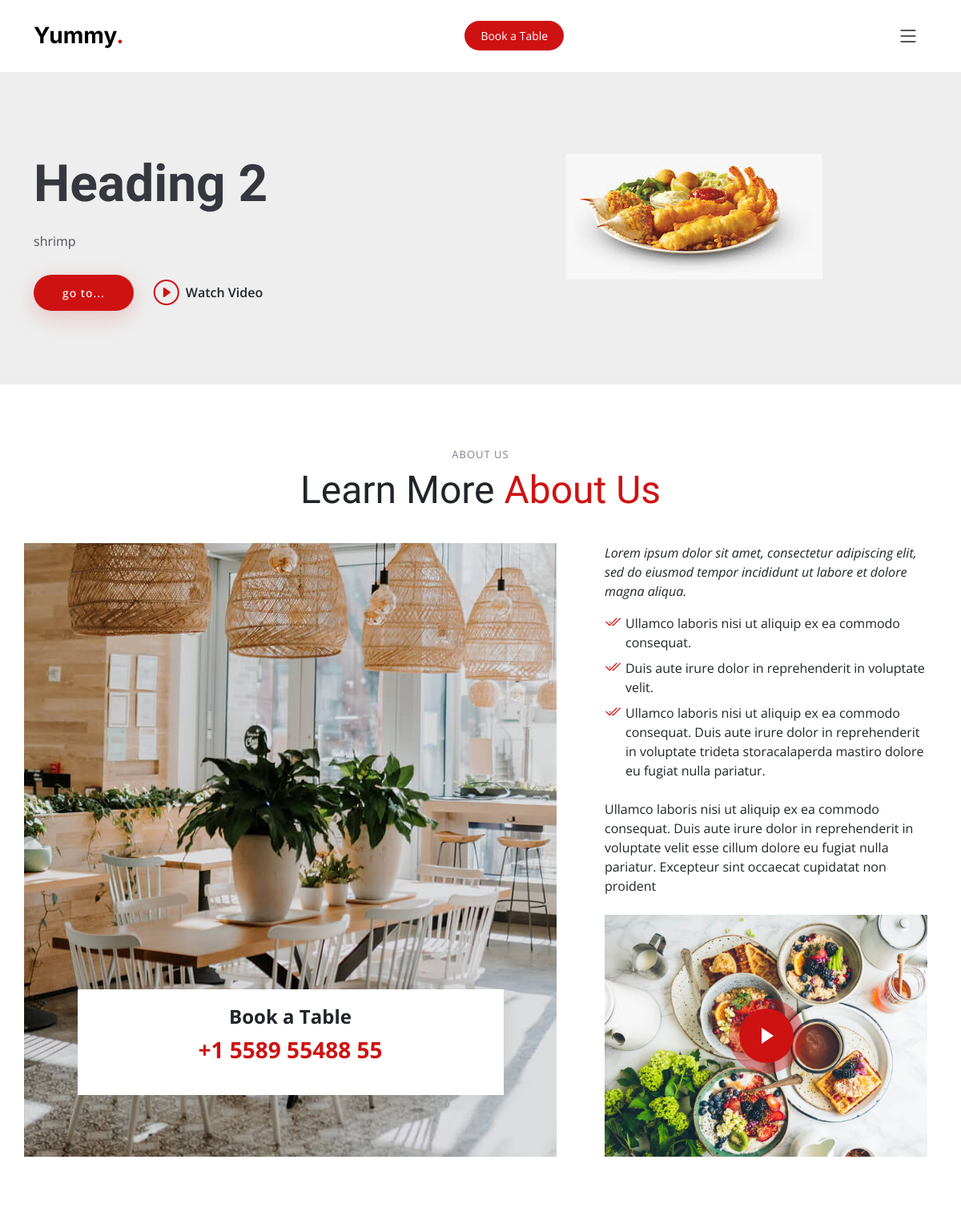
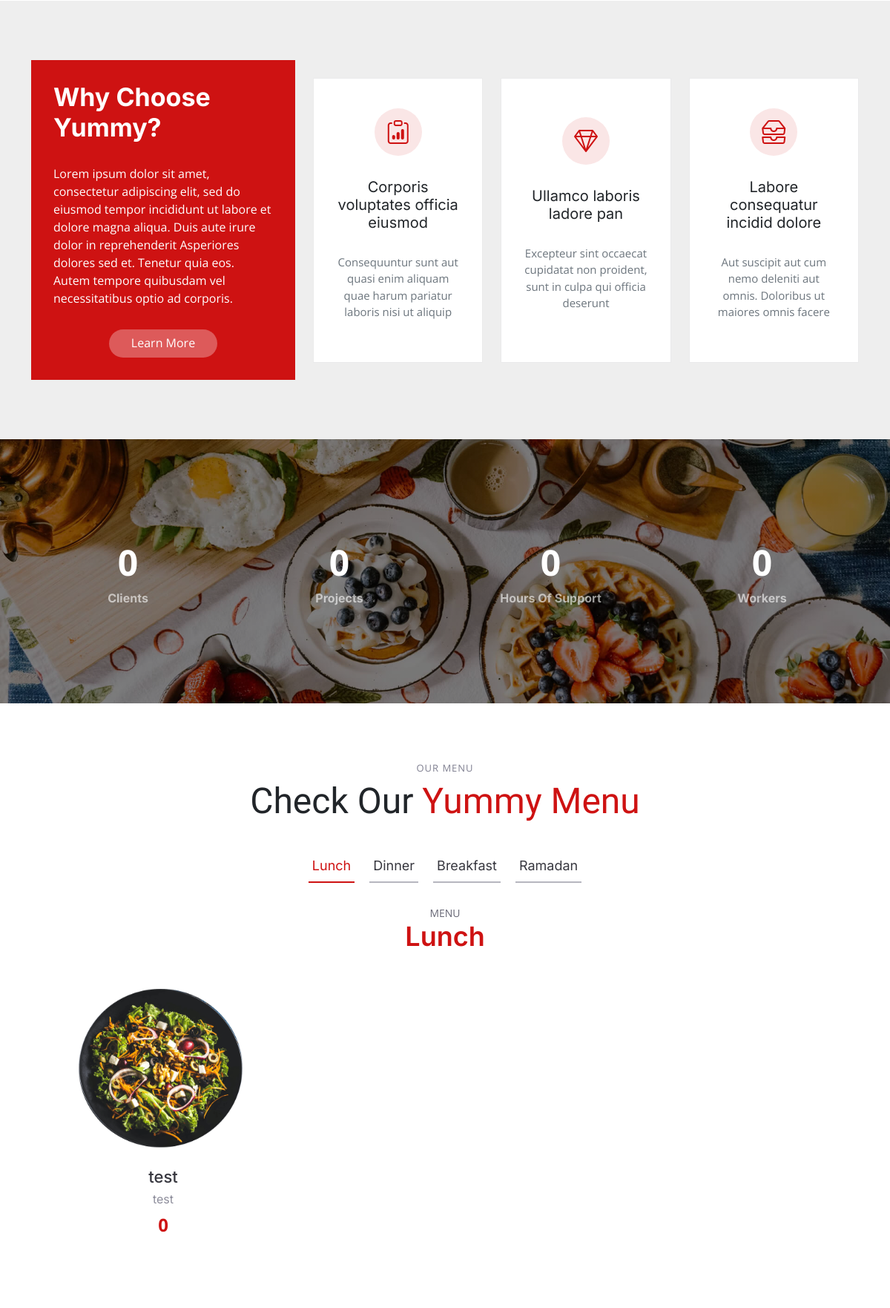
The page / (upper part) on the database its author committed (2 pictures, top to bottom).
### tables this page shows
CREATE TABLE `banners` (
  `id` int(11) NOT NULL,
  `heading` varchar(255) NOT NULL,
  `details` mediumtext DEFAULT NULL,
  `button_title` varchar(255) DEFAULT NULL,
  `button_url` varchar(255) DEFAULT NULL,
  `video_url` varchar(255) DEFAULT NULL,
  `featured_img` varchar(255) NOT NULL,
  `status` tinyint(1) NOT NULL DEFAULT 0
);

CREATE TABLE `categories` (
  `id` int(11) NOT NULL,
  `category_title` varchar(100) NOT NULL,
  `status` tinyint(1) NOT NULL DEFAULT 1
);

CREATE TABLE `foods` (
  `id` int(11) NOT NULL,
  `category` varchar(255) NOT NULL,
  `title` varchar(100) NOT NULL,
  `detail` mediumtext NOT NULL,
  `price` float NOT NULL,
  `food_img` varchar(255) NOT NULL,
  `status` tinyint(1) NOT NULL DEFAULT 1
);

### index.php (the view, shortened to what this page needs)
<?php
  include_once "./layout/header.php";
  include "./database/env.php";
  $banner = "SELECT * FROM banners WHERE status = 1";
  $res = mysqli_query($db_connect,$banner);
  $fetch = mysqli_fetch_assoc($res);
$category_query = "SELECT * FROM categories WHERE status=true";
$category_res = mysqli_query($db_connect,$category_query);
$categories = mysqli_fetch_all($category_res,1);
$food_query = "SELECT * FROM foods WHERE status=true";
$food_res = mysqli_query($db_connect,$food_query);
$foods = mysqli_fetch_all($food_res,1);
?>
  <section id="hero" class="hero d-flex align-items-center section-bg">
      <div class="container">
        <div class="row justify-content-between gy-5">
          <div class="col-lg-5 order-2 order-lg-1 d-flex flex-column justify-content-center align-items-center align-items-lg-start text-center text-lg-start">
            <h2 data-aos="fade-up"><?= $fetch['heading'] ?></h2>
            <p data-aos="fade-up" data-aos-delay="100"><?= $fetch['details'] ?></p>
            <div class="d-flex" data-aos="fade-up" data-aos-delay="200">
              <a href="#book-a-table" class="btn-book-a-table"><?= $fetch['button_title'] ?></a>
              <a href="<?= $fetch['video_url'] ?>" class="glightbox btn-watch-video d-flex align-items-center"><i class="bi bi-play-circle"></i><span>Watch Video</span></a>
            </div>
          </div>
          <div class="col-lg-5 order-1 order-lg-2 text-center text-lg-start">
            <img src="./controller/banners/uploads/<?=$fetch['featured_img'] ?>" class="img-fluid" alt="" data-aos="zoom-out" data-aos-delay="300">
          </div>
        </div>
      </div>
    </section>
  <main id="main">
    <section id="about" class="about">
      <div class="container" data-aos="fade-up">
        <div class="section-header">
          <h2>About Us</h2>
          <p>Learn More <span>About Us</span></p>
        </div>
        <div class="row gy-4">
          <div class="col-lg-7 position-relative about-img" style="background-image: url(assets/img/about.jpg) ;" data-aos="fade-up" data-aos-delay="150">
            <div class="call-us position-absolute">
              <h4>Book a Table</h4>
              <p>+1 5589 55488 55</p>
            </div>
          </div>
          <div class="col-lg-5 d-flex align-items-end" data-aos="fade-up" data-aos-delay="300">
            <div class="content ps-0 ps-lg-5">
              <p class="fst-italic">
                Lorem ipsum dolor sit amet, consectetur adipiscing elit, sed do eiusmod tempor incididunt ut labore et dolore
                magna aliqua.
              </p>
              <ul>
                <li><i class="bi bi-check2-all"></i> Ullamco laboris nisi ut aliquip ex ea commodo consequat.</li>
                <li><i class="bi bi-check2-all"></i> Duis aute irure dolor in reprehenderit in voluptate velit.</li>
                <li><i class="bi bi-check2-all"></i> Ullamco laboris nisi ut aliquip ex ea commodo consequat. Duis aute irure dolor in reprehenderit in voluptate trideta storacalaperda mastiro dolore eu fugiat nulla pariatur.</li>
              </ul>
              <p>
                Ullamco laboris nisi ut aliquip ex ea commodo consequat. Duis aute irure dolor in reprehenderit in voluptate
                velit esse cillum dolore eu fugiat nulla pariatur. Excepteur sint occaecat cupidatat non proident
              </p>
              <div class="position-relative mt-4">
                <img src="assets/img/about-2.jpg" class="img-fluid" alt="">
                <a href="https://www.youtube.com/watch?v=LXb3EKWsInQ" class="glightbox play-btn"></a>
              </div>
            </div>
          </div>
        </div>
      </div>
    </section>
    <section id="why-us" class="why-us section-bg">
      <div class="container" data-aos="fade-up">
        <div class="row gy-4">
          <div class="col-lg-4" data-aos="fade-up" data-aos-delay="100">
            <div class="why-box">
              <h3>Why Choose Yummy?</h3>
              <p>
                Lorem ipsum dolor sit amet, consectetur adipiscing elit, sed do eiusmod tempor incididunt ut labore et dolore magna aliqua. Duis aute irure dolor in reprehenderit
                Asperiores dolores sed et. Tenetur quia eos. Autem tempore quibusdam vel necessitatibus optio ad corporis.
              </p>
              <div class="text-center">
                <a href="#" class="more-btn">Learn More <i class="bx bx-chevron-right"></i></a>
              </div>
            </div>
          </div>
          <div class="col-lg-8 d-flex align-items-center">
            <div class="row gy-4">
              <div class="col-xl-4" data-aos="fade-up" data-aos-delay="200">
                <div class="icon-box d-flex flex-column justify-content-center align-items-center">
                  <i class="bi bi-clipboard-data"></i>
                  <h4>Corporis voluptates officia eiusmod</h4>
                  <p>Consequuntur sunt aut quasi enim aliquam quae harum pariatur laboris nisi ut aliquip</p>
                </div>
              </div>
              <div class="col-xl-4" data-aos="fade-up" data-aos-delay="300">
                <div class="icon-box d-flex flex-column justify-content-center align-items-center">
                  <i class="bi bi-gem"></i>
                  <h4>Ullamco laboris ladore pan</h4>
                  <p>Excepteur sint occaecat cupidatat non proident, sunt in culpa qui officia deserunt</p>
                </div>
              </div>
              <div class="col-xl-4" data-aos="fade-up" data-aos-delay="400">
                <div class="icon-box d-flex flex-column justify-content-center align-items-center">
                  <i class="bi bi-inboxes"></i>
                  <h4>Labore consequatur incidid dolore</h4>
                  <p>Aut suscipit aut cum nemo deleniti aut omnis. Doloribus ut maiores omnis facere</p>
                </div>
              </div>
            </div>
          </div>
        </div>
      </div>
    </section>
    <section id="stats-counter" class="stats-counter">
      <div class="container" data-aos="zoom-out">
        <div class="row gy-4">
          <div class="col-lg-3 col-md-6">
            <div class="stats-item text-center w-100 h-100">
              <span data-purecounter-start="0" data-purecounter-end="232" data-purecounter-duration="1" class="purecounter"></span>
              <p>Clients</p>
            </div>
          </div>
          <div class="col-lg-3 col-md-6">
            <div class="stats-item text-center w-100 h-100">
              <span data-purecounter-start="0" data-purecounter-end="521" data-purecounter-duration="1" class="purecounter"></span>
              <p>Projects</p>
            </div>
          </div>
          <div class="col-lg-3 col-md-6">
            <div class="stats-item text-center w-100 h-100">
              <span data-purecounter-start="0" data-purecounter-end="1453" data-purecounter-duration="1" class="purecounter"></span>
              <p>Hours Of Support</p>
            </div>
          </div>
          <div class="col-lg-3 col-md-6">
            <div class="stats-item text-center w-100 h-100">
              <span data-purecounter-start="0" data-purecounter-end="32" data-purecounter-duration="1" class="purecounter"></span>
              <p>Workers</p>
            </div>
          </div>
        </div>
      </div>
    </section>
    <section id="menu" class="menu">
      <div class="container" data-aos="fade-up">
        <div class="section-header">
          <h2>Our Menu</h2>
          <p>Check Our <span>Yummy Menu</span></p>
        </div>
        <ul class="nav nav-tabs d-flex justify-content-center" data-aos="fade-up" data-aos-delay="200">
        <?php
        foreach($categories as $key=>$category){?>
        <li class="nav-item">
            <a class="nav-link <?=$key == 0 ? "active show" : ""?>" data-bs-toggle="tab" data-bs-target="#menu-<?= $category['category_title'] ?>">
              <h4><?= ucwords($category['category_title']) ?></h4>
            </a>
          </li>
        <?php }
        ?>
        </ul>
        <div class="tab-content" data-aos="fade-up" data-aos-delay="300">
        <?php
        foreach($categories as $key=>$category){?>
          <div class="tab-pane fade <?=$key == 0 ? "active show" : ""?>" id="menu-<?= $category['category_title'] ?>">
            <div class="tab-header text-center">
              <p>Menu</p>
              <h3><?= ucwords($category['category_title']) ?></h3>
            </div>
            <div class="row gy-5">
            <?php
        foreach($foods as $key=>$food){
            if($food['category'] == $category['category_title']){
            ?>
              <div class="col-lg-4 menu-item">
                <a href="assets/img/menu/menu-item-1.png" class="glightbox"><img src="./uploads/foods/<?= $food['food_img'] ?>" class="menu-img img-fluid" alt=""></a>
                <h4><?= $food['title'] ?></h4>
                <p class="ingredients">
                <?= $food['detail'] ?>
                </p>
                <p class="price">
                <?= $food['price'] ?>
                </p>
              </div>
              <?php
              }
            }
            ?>
            </div>
          </div>
          <?php }
        ?>
        </div>
      </div>
    </section>
  </main>
  <?php
  include_once "./layout/footer.php"
?>

### layout/header.php (shortened to what this page needs)
<!DOCTYPE html>
<html lang="en">
<head>
  <link href="assets/vendor/bootstrap/css/bootstrap.min.css" rel="stylesheet">
  <link href="assets/vendor/bootstrap-icons/bootstrap-icons.css" rel="stylesheet">
  <link href="assets/vendor/aos/aos.css" rel="stylesheet">
  <link href="assets/vendor/glightbox/css/glightbox.min.css" rel="stylesheet">
  <link href="assets/vendor/swiper/swiper-bundle.min.css" rel="stylesheet">
  <link href="assets/css/main.css" rel="stylesheet">
</head>
<body>
  <header id="header" class="header fixed-top d-flex align-items-center">
    <div class="container d-flex align-items-center justify-content-between">
      <a href="index.php" class="logo d-flex align-items-center me-auto me-lg-0">
        <h1>Yummy<span>.</span></h1>
      </a>
      <a class="btn-book-a-table" href="#book-a-table">Book a Table</a>
      <i class="mobile-nav-toggle mobile-nav-show bi bi-list"></i>
    </div>
  </header>

### layout/footer.php (shortened to what this page needs)
</body>
</html>

### rows shown on the page
banners: heading "Heading 2", details "shrimp", button_title "go to...", featured_img (picture)
categories: category_title "Lunch"
categories: category_title "Dinner"
categories: category_title "Breakfast"
categories: category_title "Ramadan"
foods: food_img (picture), title "test", detail "test", price "0"
